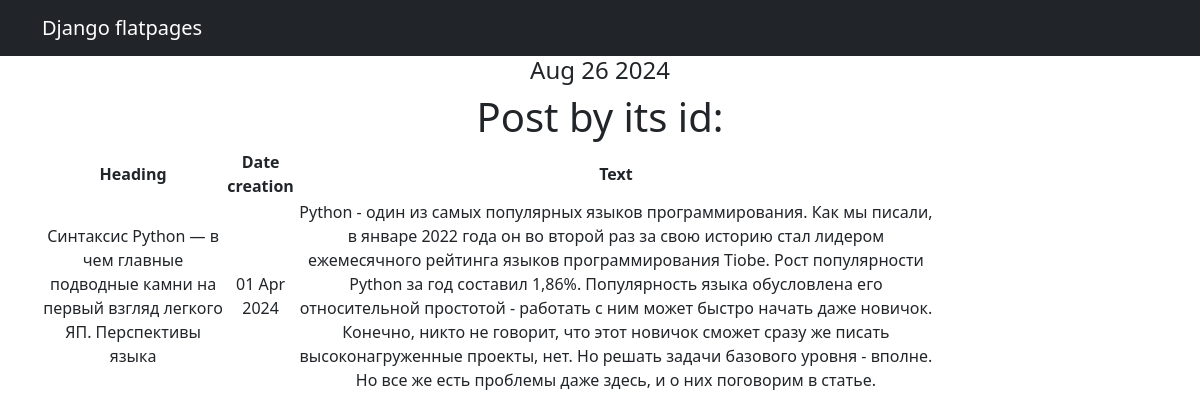
Page /posts/2/ on the committed database.
### Portal_app/models.py (models this page shows, shortened)
class Post(models.Model):
    NEWS = 'NW'
    ARTICLE = 'AR'
    CATEGORY_CHOICES = (
        (NEWS, 'Новость'),
        (ARTICLE, 'Статья'),
    )
    CategoryType = models.CharField(max_length=2, choices=CATEGORY_CHOICES, default=ARTICLE) #PostCategory
    author = models.ForeignKey(Author,  on_delete=models.CASCADE)
    datetime_post = models.DateTimeField(auto_now_add = True)
    heading = models.CharField(max_length = 255)
    post_category = models.ManyToManyField(Category, through='PostCategory')
    text = models.TextField()
    rank_post = models.IntegerField(default=0)

### Portal_app/views.py (the view)
# urls.py: path('<int:pk>/', PostDetail.as_view()),
class PostDetail(DetailView):
    model = Post
    template_name = 'post.html'
    context_object_name = 'post'
    def get_context_data(self, **kwargs):
        context = super().get_context_data(**kwargs)
        context['time_now'] = datetime.utcnow()
        return context

### Portal_app/templatetags/custom_filters.py (called while the page is built)
@register.filter()
def censor(value):
    for word in censor_list:
        value = value.replace(word[1:], '*' * len(word[1:])) #Строковый метод str.replace(old, new[, count]) вернет копию строки,
    return value # Возвращаемое функцией значение подставится в шаблон.

### Portal_app/templates/post.html
{% extends 'flatpages/default.html' %}
{% load custom_filters %}
{% block content %}
<h4>{{ time_now|date:'M d Y' }}</h4>
<h1>Post by its id:</h1>
{% if post %}
    <table width="80%">
        <tr>
            <td> <b>Heading </b> </td>
            <td> <b>Date creation</b> </td>
            <td> <b>Text</b> </td>
        </tr>
           <tr>
                <td>{{ post.heading|censor }}</td>
                <td>{{ post.datetime_post|date:"d M Y"}}</td>
                <td>{{ post.text|censor}}</td>
           </tr>
    </table>
{% else %}
       <h2>No current news!</h2>
{% endif %}
{% endblock content%}

### rows in the picture
Post: heading|censor "Синтаксис Python — в чем главные подводные камни на первый взгляд легкого ЯП. Перспективы языка", datetime_post "01 Apr 2024", text|censor "Python - один из самых популярных языков программирования. Как мы писали, в январе 2022 года он во второй раз за свою историю стал лидером ежемесячного рейтинга языков программирования Tiobe. Рост популярности Python за год составил 1,86%. Популярность языка обусловлена его относительной простотой - работать с ним может быстро начать даже новичок. Конечно, никто не говорит, что этот новичок сможет сразу же писать высоконагруженные проекты, нет. Но решать задачи базового уровня - вполне. Но все же есть проблемы даже здесь, и о них поговорим в статье."

### other values in the picture
{{ time_now|date:'M d Y' }} "Aug 26 2024"
